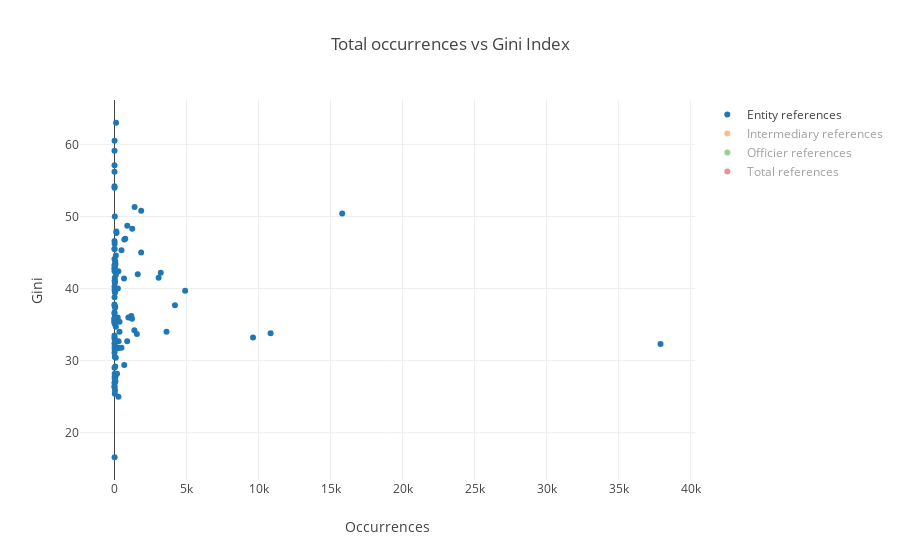

The code cell stored with this chart in its notebook:
### Code cell
plot_all_entity(gini_data, 'counts', 'Gini', nodes_types_desc, 0, 'Total occurrences vs Gini Index', 'Occurrences', 'Gini', 'scatter_gini_count.html')

### Figure 1 — Plotly figure (JSON) as saved in the notebook; plotly's stock layout.template omitted (floating-point values rounded to 4 significant figures; data arrays with more than 128 entries replaced by an {"elided": "..."} marker saying what was removed)
{"data": [{"mode": "markers", "name": "Entity references", "text": ["Angola", "Albania", "Argentina", "Australia", "Austria", "Azerbaijan", "Belgium", "Bangladesh", "Bulgaria", "Belarus", "Bolivia", "Brazil", "Botswana", "Central African Republic", "Canada", "Switzerland", "Chile", "China", "Côte d'Ivoire", "Cameroon", "Colombia", "Costa Rica", "Cyprus", "Czech Republic", "Germany", "Djibouti", "Denmark", "Dominican Republic", "Ecuador", "Egypt", "Spain", "Estonia", "Finland", "France", "United Kingdom", "Georgia", "Ghana", "Greece", "Guatemala", "Honduras", "Croatia", "Haiti", "Hungary", "Indonesia", "India", "Ireland", "Iran", "Iceland", "Israel", "Italy", "Jamaica", "Jordan", "Japan", "Kazakhstan", "Kenya", "South Korea", "Lebanon", "Liberia", "Sri Lanka", "Lesotho", "Lithuania", "Luxembourg", "Latvia", "Morocco", "Moldova", "Mexico", "Macedonia", "Mali", "Malta", "Montenegro", "Mozambique", "Mauritius", "Malawi", "Malaysia", "Namibia", "Nigeria", "Nicaragua", "Netherlands", "Norway", "Pakistan", "Panama", "Peru", "Portugal", "Paraguay", "Romania", "Russia", "Sudan", "Senegal", "El Salvador", "Slovakia", "Slovenia", "Sweden", "Seychelles", "Syria", "Chad", "Thailand", "Tunisia", "Turkey", "Tanzania", "Uganda", "Ukraine", "Uruguay", "United States", "Uzbekistan", "Venezuela", "Viet Nam", "Vanuatu", "Samoa", "Yemen", "South Africa", "Zambia", "Zimbabwe"], "type": "scatter", "uid": "a5389379-a089-4626-bf0a-87019a879ddd", "visible": true, "x": [10, 2, 270, 94, 24, 8, 59, 2, 50, 16, 95, 1399, 6, 1, 347, 37911, 140, 3213, 21, 1, 1854, 886, 3613, 34, 173, 1, 14, 486, 1852, 38, 1166, 880, 65, 285, 9619, 1, 3, 222, 1233, 24, 3, 8, 90, 28, 21, 322, 4, 15, 663, 346, 4, 1553, 24, 4, 25, 8, 486, 1, 3, 1, 33, 10840, 1380, 41, 2, 65, 2, 8, 676, 13, 3, 1217, 1, 36, 2, 21, 12, 177, 14, 3, 15811, 52, 243, 127, 7, 4197, 1, 3, 234, 1, 21, 55, 683, 4, 11, 963, 4, 101, 3, 1, 274, 4906, 3066, 5, 749, 7, 4, 1613, 1, 108, 2, 8], "y": [42.7, 29, 42.4, 34.7, 30.5, 16.6, 27.7, 32.4, 37.4, 27, 44.6, 51.3, 60.5, 56.2, 34, 32.3, 47.7, 42.2, 41.5, 46.6, 50.8, 48.7, 34, 25.9, 31.7, 44.1, 28.2, 45.3, 45, 31.8, 36.2, 32.7, 27.1, 32.7, 33.2, 36.5, 42.4, 36, 48.3, 50, 31.1, 41.1, 30.4, 39.5, 35.1, 31.8, 38.8, 27.8, 41.4, 35.4, 45.5, 33.7, 32.1, 26.9, 40.8, 31.6, 31.8, 33.2, 39.8, 54.2, 37.4, 33.8, 34.2, 39.5, 26.3, 43.4, 35.6, 33, 29.4, 31.9, 54, 35.8, 45.5, 41, 59.1, 43, 46.2, 28.2, 27.5, 33.5, 50.4, 43.8, 35.5, 47.9, 35.9, 37.7, 35.4, 40.3, 40, 26.5, 25.4, 29.2, 46.8, 35.8, 43.3, 36, 35.8, 41.9, 37.8, 42.8, 25, 39.7, 41.5, 35.3, 46.9, 35.3, 37.6, 42, 36.7, 63, 57.1, 43.2]}, {"mode": "markers", "name": "Intermediary references", "text": ["Angola", "Argentina", "Australia", "Austria", "Belgium", "Bangladesh", "Bulgaria", "Belarus", "Bolivia", "Brazil", "Botswana", "Canada", "Switzerland", "Chile", "China", "Côte d'Ivoire", "Colombia", "Costa Rica", "Cyprus", "Czech Republic", "Germany", "Djibouti", "Denmark", "Dominican Republic", "Ecuador", "Egypt", "Spain", "Estonia", "Finland", "France", "United Kingdom", "Georgia", "Ghana", "Greece", "Guatemala", "Honduras", "Croatia", "Hungary", "Indonesia", "India", "Ireland", "Iran", "Iceland", "Israel", "Italy", "Jordan", "Japan", "Kazakhstan", "Kenya", "South Korea", "Lebanon", "Liberia", "Sri Lanka", "Lesotho", "Lithuania", "Luxembourg", "Latvia", "Morocco", "Moldova", "Mexico", "Macedonia", "Malta", "Mozambique", "Mauritius", "Malawi", "Malaysia", "Nigeria", "Nicaragua", "Netherlands", "Norway", "Pakistan", "Panama", "Peru", "Portugal", "Paraguay", "Romania", "Russia", "Sudan", "El Salvador", "Slovenia", "Sweden", "Seychelles", "Syria", "Thailand", "Tunisia", "Turkey", "Tanzania", "Uganda", "Ukraine", "Uruguay", "United States", "Venezuela", "Viet Nam", "Vanuatu", "South Africa", "Zambia", "Zimbabwe"], "type": "scatter", "uid": "4a0fcd41-f028-4cb8-a053-9ca5ff733812", "visible": "legendonly", "x": [1, 89, 39, 16, 35, 1, 7, 2, 19, 399, 2, 96, 1218, 65, 253, 1, 227, 116, 108, 10, 67, 1, 9, 60, 323, 19, 194, 9, 12, 98, 1367, 1, 2, 68, 441, 10, 3, 11, 14, 5, 36, 1, 7, 132, 49, 13, 13, 1, 12, 5, 42, 1, 3, 1, 2, 398, 11, 2, 1, 32, 2, 43, 3, 55, 1, 15, 8, 10, 49, 10, 3, 552, 22, 32, 9, 4, 73, 1, 30, 4, 22, 6, 4, 184, 3, 18, 2, 1, 13, 296, 603, 180, 6, 2, 56, 2, 5], "y": [42.7, 42.4, 34.7, 30.5, 27.7, 32.4, 37.4, 27, 44.6, 51.3, 60.5, 34, 32.3, 47.7, 42.2, 41.5, 50.8, 48.7, 34, 25.9, 31.7, 44.1, 28.2, 45.3, 45, 31.8, 36.2, 32.7, 27.1, 32.7, 33.2, 36.5, 42.4, 36, 48.3, 50, 31.1, 30.4, 39.5, 35.1, 31.8, 38.8, 27.8, 41.4, 35.4, 33.7, 32.1, 26.9, 40.8, 31.6, 31.8, 33.2, 39.8, 54.2, 37.4, 33.8, 34.2, 39.5, 26.3, 43.4, 35.6, 29.4, 54, 35.8, 45.5, 41, 43, 46.2, 28.2, 27.5, 33.5, 50.4, 43.8, 35.5, 47.9, 35.9, 37.7, 35.4, 40, 25.4, 29.2, 46.8, 35.8, 36, 35.8, 41.9, 37.8, 42.8, 25, 39.7, 41.5, 46.9, 35.3, 37.6, 63, 57.1, 43.2]}, {"mode": "markers", "name": "Officier references", "text": {"elided": "141 str values"}, "type": "scatter", "uid": "bc92578e-a54a-4f3c-8369-5f5fc1a2b62e", "visible": "legendonly", "x": {"elided": "141 int values"}, "y": {"elided": "141 float values"}}, {"mode": "markers", "name": "Total references", "text": ["Angola", "Argentina", "Australia", "Austria", "Belgium", "Bangladesh", "Bulgaria", "Belarus", "Bolivia", "Brazil", "Botswana", "Canada", "Switzerland", "Chile", "China", "Côte d'Ivoire", "Colombia", "Costa Rica", "Cyprus", "Czech Republic", "Germany", "Djibouti", "Denmark", "Dominican Republic", "Ecuador", "Egypt", "Spain", "Estonia", "Finland", "France", "United Kingdom", "Georgia", "Ghana", "Greece", "Guatemala", "Honduras", "Croatia", "Hungary", "Indonesia", "India", "Ireland", "Iran", "Iceland", "Israel", "Italy", "Jordan", "Japan", "Kazakhstan", "Kenya", "South Korea", "Lebanon", "Liberia", "Sri Lanka", "Lithuania", "Luxembourg", "Latvia", "Morocco", "Moldova", "Mexico", "Macedonia", "Malta", "Mozambique", "Mauritius", "Malawi", "Malaysia", "Nigeria", "Nicaragua", "Netherlands", "Norway", "Pakistan", "Panama", "Peru", "Portugal", "Paraguay", "Romania", "Russia", "Sudan", "El Salvador", "Slovenia", "Sweden", "Seychelles", "Syria", "Thailand", "Tunisia", "Turkey", "Tanzania", "Uganda", "Ukraine", "Uruguay", "United States", "Venezuela", "Viet Nam", "Vanuatu", "South Africa", "Zambia", "Zimbabwe"], "type": "scatter", "uid": "3948a630-70e5-4035-9a58-2b3fb6d0b6a7", "visible": "legendonly", "x": [68, 1612, 1232, 132, 384, 27, 164, 89, 157, 3806, 112, 1267, 43397, 384, 28101, 53, 3310, 1450, 6405, 286, 526, 4, 74, 800, 3097, 348, 2121, 989, 111, 1232, 15900, 76, 39, 631, 2201, 53, 36, 271, 1080, 432, 580, 147, 233, 1751, 1492, 1982, 431, 187, 217, 188, 1278, 120, 28, 64, 12983, 1491, 107, 66, 343, 6, 1044, 34, 2578, 39, 1534, 217, 37, 486, 113, 226, 21432, 1724, 561, 171, 104, 8389, 11, 359, 69, 225, 2395, 65, 1921, 38, 774, 51, 10, 771, 7205, 7281, 1584, 112, 559, 2081, 51, 299], "y": [42.7, 42.4, 34.7, 30.5, 27.7, 32.4, 37.4, 27, 44.6, 51.3, 60.5, 34, 32.3, 47.7, 42.2, 41.5, 50.8, 48.7, 34, 25.9, 31.7, 44.1, 28.2, 45.3, 45, 31.8, 36.2, 32.7, 27.1, 32.7, 33.2, 36.5, 42.4, 36, 48.3, 50, 31.1, 30.4, 39.5, 35.1, 31.8, 38.8, 27.8, 41.4, 35.4, 33.7, 32.1, 26.9, 40.8, 31.6, 31.8, 33.2, 39.8, 37.4, 33.8, 34.2, 39.5, 26.3, 43.4, 35.6, 29.4, 54, 35.8, 45.5, 41, 43, 46.2, 28.2, 27.5, 33.5, 50.4, 43.8, 35.5, 47.9, 35.9, 37.7, 35.4, 40, 25.4, 29.2, 46.8, 35.8, 36, 35.8, 41.9, 37.8, 42.8, 25, 39.7, 41.5, 46.9, 35.3, 37.6, 63, 57.1, 43.2]}], "layout": {"hovermode": "closest", "title": "Total occurrences vs Gini Index", "xaxis": {"title": "Occurrences"}, "yaxis": {"title": "Gini"}}}
